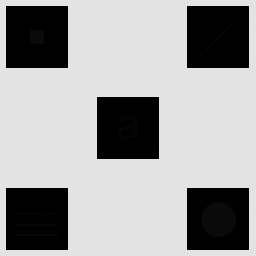
#> input picture Imagen_con_detalles_escondidos.tif, 256 x 256 px
$ python programa.py
#> lines starting #> are read from the running program, lines starting #| are printed output that depends on the picture
import cv2
import numpy as np
import matplotlib.pyplot as plt

def ecualizacion_local(imagen, M=8, N=8):

    clahe = cv2.createCLAHE(clipLimit=15.0, tileGridSize=(M, N))
    imagen_eq = clahe.apply(imagen)

    return imagen_eq


img = cv2.imread("Imagen_con_detalles_escondidos.tif")
#> img is the input picture: shape (256, 256, 3); min 0, max 228, mean 160.7

img_gray = cv2.cvtColor(img, cv2.COLOR_BGR2GRAY)

ventanas = [(10, 10),(12, 12), (16, 16), (21, 21)]

resultados = [ecualizacion_local(img_gray, M, N) for M, N in ventanas]
#> in ecualizacion_local, `imagen_eq = clahe.apply(imagen)`:
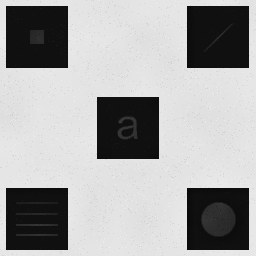
#> imagen_eq: shape (256, 256); min 9, max 237, mean 165.9
#> call 3 of ecualizacion_local, with M = 16, N = 16
#> in ecualizacion_local (call 3), `imagen_eq = clahe.apply(imagen)`:
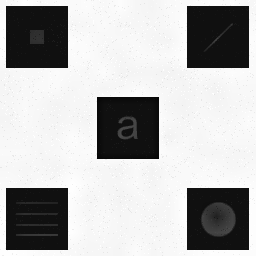
#> imagen_eq: shape (256, 256); min 6, max 255, mean 180.7
#> resultados = 4 items

resultados_norm = [cv2.normalize(res, None, 0, 255, cv2.NORM_MINMAX) for res in resultados]
#> resultados_norm = 4 items


fig1, ax1 = plt.subplots()
ax1.imshow(img_gray, cmap='gray')
ax1.set_title('Original')
ax1.axis('off')
plt.show()


fig, axes = plt.subplots(2, 2, sharex=ax1, sharey=ax1, figsize=(12, 12))
axes = axes.flatten()

for i, (res, (M, N)) in enumerate(zip(resultados_norm, ventanas)):
    axes[i].imshow(res, cmap='gray')
    axes[i].set_title(f'Ventana {M}x{N}')
    axes[i].axis('off')
#> this loop made 4 passes
#> (M, N) on passes 1 to 4: (10, 10), (12, 12), (16, 16), (21, 21)

plt.tight_layout()
plt.show()
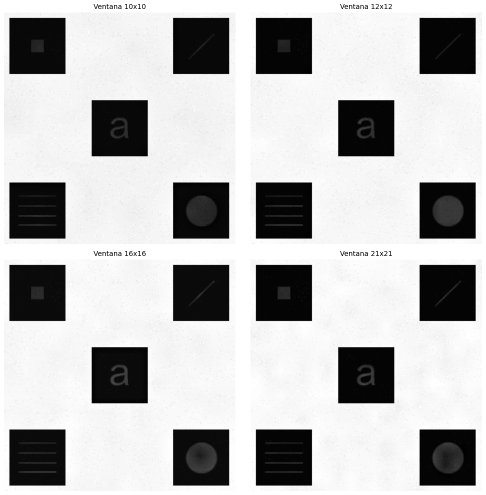
#> figure drawn by matplotlib, 4 panels
